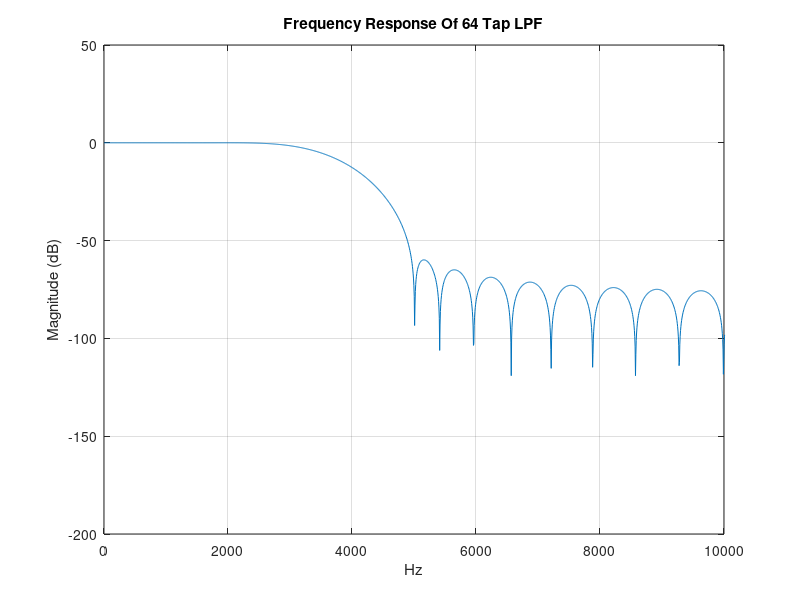

Reproduce this figure in MATLAB.
%generate 48 tap LPF (Fs=48k, fc=3600 Hz)
clear
clc

%our fs (Hz)
Fs = 48000;

%cutoff (Hz)
fc = 3600;

%taps (coefficient count)
numTaps = 64;     

%kaiser beta (59.97dB stopband attenuation)
%increasing beta makes:
%stopband attenuation better (lower sidelobes), transition band wider (filter gets less sharp)
%reducing beta:
%sharpens the cutoff, but increases ripple / reduces attenuation
beta = 5.65;      

%normalized cutoff for fir1, doesn't take hertz
%MATLAB fir1() needs cutoff normalized to nyquist frequency (Fs/2 = 24 kHz)
Wn = fc / (Fs/2);

%designed linear phase FIR using fir1 with Kaiser window
%filter order is always one less than the number of taps
b = fir1(numTaps-1, Wn, 'low', kaiser(numTaps, beta));

%1 = no feedback, frequency response at 4096 points, fs is 48khz,
[H, f] = freqz(b,1,4096,Fs);
plot(f,20*log10(abs(H))),
grid on
xlabel('Hz')
ylabel('Magnitude (dB)')
title('Frequency Response Of 64 Tap LPF')
xlim([0 10000])


%multiplier 2^31-1
q31_mult = 2147483647;
%array with q31 values
q31 = int64(round(b*q31_mult))
